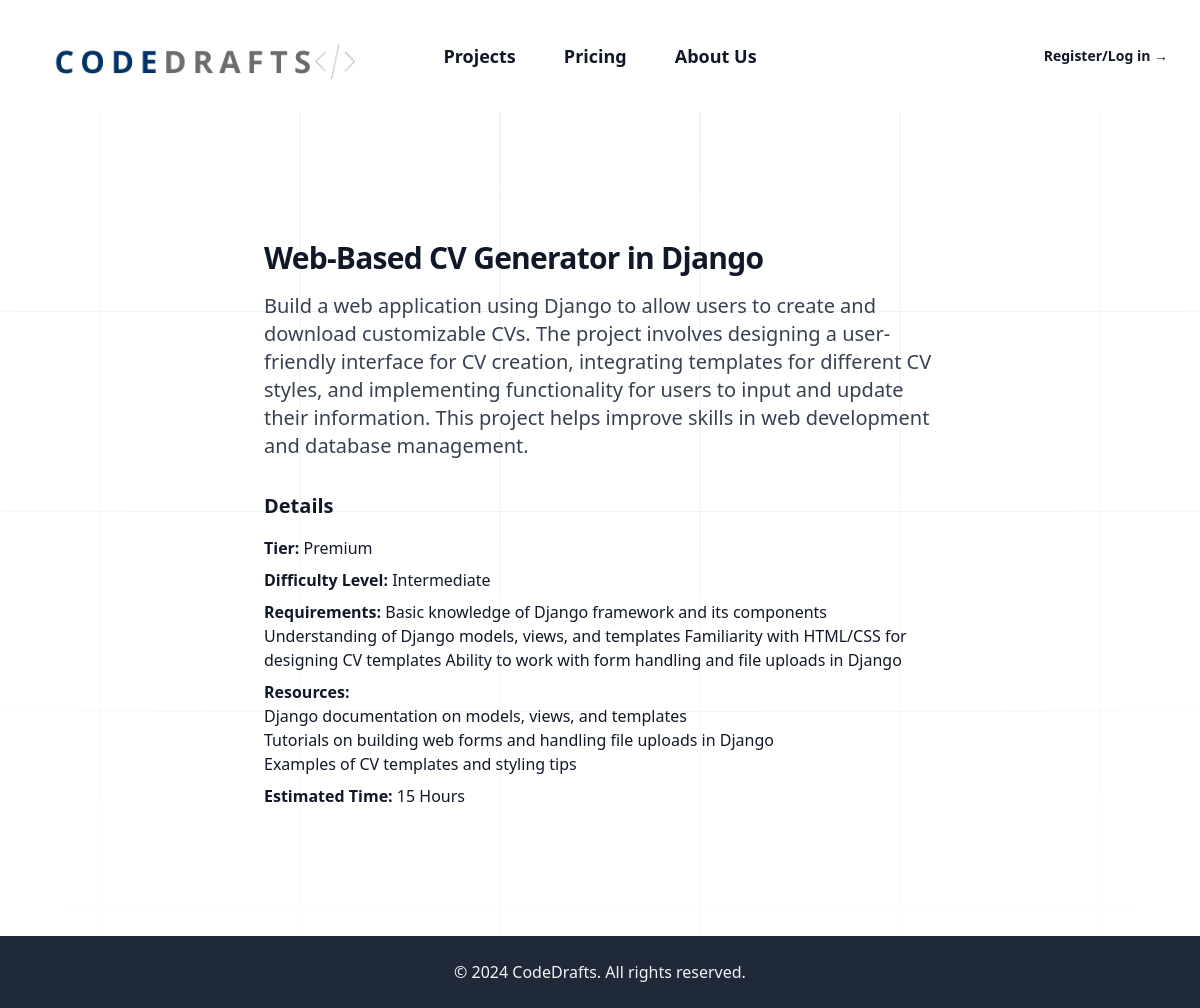
The app's page /cv/ with its own data.
### main/models.py (models this page shows, shortened)
class Projects(models.Model):
    TIER_CHOICES = [
        ('Free', 'Free'),
        ('Premium', 'Premium'),
    ]
    DIFFICULTY_CHOICES = [
        ('Beginner', 'Beginner'),
        ('Intermediate', 'Intermediate'),
        ('Advanced', 'Advanced'),
    ]
    project_key = models.CharField(max_length=50, unique=True, null=True, blank=True)
    name = models.CharField(max_length=200)
    description = models.TextField()
    tier = models.CharField(max_length=10, choices=TIER_CHOICES)
    difficulty_level = models.CharField(max_length=20, choices=DIFFICULTY_CHOICES, default='Beginner')
    requirements = models.TextField(blank=True)
    is_featured = models.BooleanField(default=False)
    resources = models.TextField(blank=True)
    author = models.ForeignKey(User, on_delete=models.SET_NULL, null=True)
    estimated_time = models.CharField(max_length=50, blank=True)

### main/views.py (the view)
# urls.py: path('cv/', views.cv_generator, name='cv'),
def cv_generator(request):
    project = get_object_or_404(Projects, project_key='cv')
    return render(request,'main/cv.html',{
        'project': project,
    })

### main/templates/main/cv.html (shortened to what this page needs)
{% extends 'main/base.html' %}
{% block content %}
<main>
    <div class="relative isolate overflow-hidden bg-white px-6 py-24 sm:py-32 lg:overflow-visible lg:px-0">
        <div class="absolute inset-0 -z-10 overflow-hidden">
        </div>
        <div class="mx-auto max-w-2xl">
            <h1 class="text-3xl font-bold tracking-tight text-gray-900">{{ project.name }}</h1>
            <p class="mt-4 text-xl text-gray-700">{{ project.description }}</p>
            <div class="mt-8">
                <h2 class="text-xl font-semibold">Details</h2>
                <ul class="mt-4 space-y-2">
                    <li><strong>Tier:</strong> {{ project.get_tier_display }}</li>
                    <li><strong>Difficulty Level:</strong> {{ project.get_difficulty_level_display }}</li>
                    <li><strong>Requirements:</strong> {{ project.requirements|default:"N/A" }}</li>
                    <li><strong>Resources:</strong> {{ project.resources|linebreaks|default:"N/A" }}</li>
                    <li><strong>Estimated Time:</strong> {{ project.estimated_time|default:"N/A" }} Hours</li>
                </ul>
            </div>
        </div>
    </div>
</main>
{% endblock %}

### main/static/styles/styles.css (style rules this page uses)
html { scroll-behavior: smooth; }

### main/templates/main/base.html (style rules this page uses)
html, body { height: 100%; margin: 0; }
body { display: flex; flex-direction: column; }
main { flex: 1; }

### records on screen
Projects: name "Web-Based CV Generator in Django", description "Build a web application using Django to allow users to create and download customizable CVs. The project involves designing a user-friendly interface for CV creation, integrating templates for different CV styles, and implementing functionality for users to input and update their information. This project helps improve skills in web development and database management.", tier "Premium", difficulty_level "Intermediate", requirements "Basic knowledge of Django framework and its components Understanding of Django models, views, and templates Familiarity with HTML/CSS for designing CV templates Ability to work with form handling and file uploads in Django", resources "Django documentation on models, views, and templates Tutorials on building web forms and handling file uploads in Django Examples of CV templates and styling tips", estimated_time "15"
